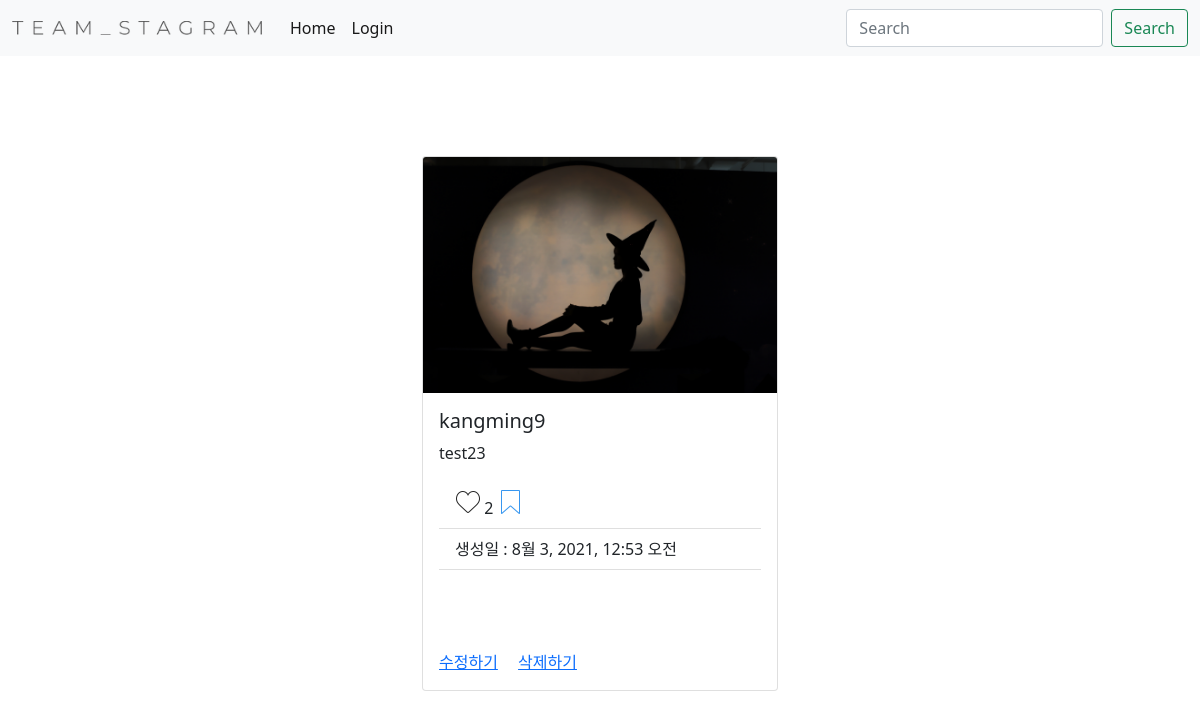
Screenshot of /detail/9 with the database file from the repository.
### post/models.py (models this page shows, shortened)
class Post(models.Model):
    author = models.ForeignKey(User, on_delete=models.CASCADE, related_name='user')
    text = models.TextField(blank=True)
    image = models.ImageField(upload_to= 'timeline_photo/%Y/%m/%d')
    created = models.DateTimeField(auto_now_add=True)
    updated = models.DateTimeField(auto_now=True)
    like = models.ManyToManyField(User, related_name='like_post', blank=True)
    favorite = models.ManyToManyField(User, related_name='favorite_post', blank=True)
    class Meta:
        ordering = ['-created']

### post/views.py (the view)
# urls.py: path("detail/<int:pk>", PostDetail.as_view(), name='detail'),
class PostDetail(DetailView):
    model = Post
    template_name_suffix = '_detail'

### post/templates/post/post_detail.html (shortened to what this page needs)
{% extends 'base.html' %}
{% block content %}
<div class="row">
    <div class="col"></div>
    <div class="col-12 col-xl-4 col-md-4">
        <div class="card" style="margin-top: 100px;">
            <img src=" {{ object.image.url }}" class="card-img-top" alt="...">
            <div class="card-body">
                <h5 class="card-title">{{ object.author }}</h5>
                <p class="card-text"> {{ object.text }} </p>
                <ul class="list-group list-group-flush">
                    <li class="list-group-item">
                        <a href="{% url 'post:like' object.id %}"
                               class="float-left btn-like {% if user in object.like.all %} active {% endif %}">좋아요</a>
                        {% if object.like.all.count %}
                        <span class="float-left">
                                {{object.like.all.count}}
                        </span>
                        {% endif %}
                        <a href="{% url 'post:favorite' object.id %}"
                               class="float-right btn-favorite {% if user in object.favorite.all %}active{% endif %}">저장하기</a>
                    </li>
                    <li class="list-group-item">생성일 : {{object.created}}</li>
                    <li class="list-group-item">
                        {% load disqus_tags %}
                        <div class="card-body">
                        </div>
                    </li>
                </ul>
            </div>
            <div class="card-body">
                <a href="{% url 'post:update' object.id %}" class="card-link">수정하기</a>
                <a href="{% url 'post:delete' object.id %}" class="card-link">삭제하기</a>
            </div>
        </div>
    </div>
    <div class="col"></div>
</div>
{% endblock %}

### layout/base.html (shortened to what this page needs)
<!DOCTYPE html>
<html lang="en">
<head>
    <link href="https://cdn.jsdelivr.net/npm/bootstrap@5.0.2/dist/css/bootstrap.min.css" rel="stylesheet"
>
</head>
<body>
 {% load static %}
<nav class="navbar navbar-expand-lg navbar-light bg-light">
      <div class="container-fluid">
              <img class="logo_instagram2" src="{% static 'images/team_stagram2.png' %}" alt="instagram_logo">
            <div class="collapse navbar-collapse" id="navbarTogglerDemo01">
                  <ul class="navbar-nav me-auto mb-2 mb-lg-0">
                      <li class="nav-item">
                          <a class="nav-link active" aria-current="page" href="{% url 'post:index' %}">Home</a>
                      </li>
                      {% if user.is_authenticated %}
                      <li class="nav-item">
                          <a class="nav-link" href="{% url 'post:create' %}">사진 추가</a>
                      </li>
                      <li class="nav-item">
                          <a class="nav-link" href="{% url 'common:logout' %}">Logout</a>
                      </li>
                      <li class="nav-item">
                          <a class="nav-link" href="{% url 'post:like_list' %}">좋아요한 사진보기</a>
                      </li>
                      <li class="nav-item">
                          <a class="nav-link" href="{% url 'post:favorite_list' %}">저장한 사진보기</a>
                      </li>
                      {% else %}
                      <li class="nav-item">
                          <a class="nav-link active" aria-current="page" href="{% url 'common:login' %}">Login</a>
                      </li>
                      {% endif %}
                  </ul>
                  <form class="d-flex">
                    <input class="form-control me-2" type="search" placeholder="Search" aria-label="Search">
                    <button class="btn btn-outline-success" type="submit">Search</button>
                  </form>
            </div>
      </div>
</nav>
<div class="container">
{% block content %}
{% endblock %}
</body>
</html>

### rows the page displays
Post: image (picture), author "kangming9", text "test23", like.all.count "2", created "8월 3, 2021, 12:53 오전"
